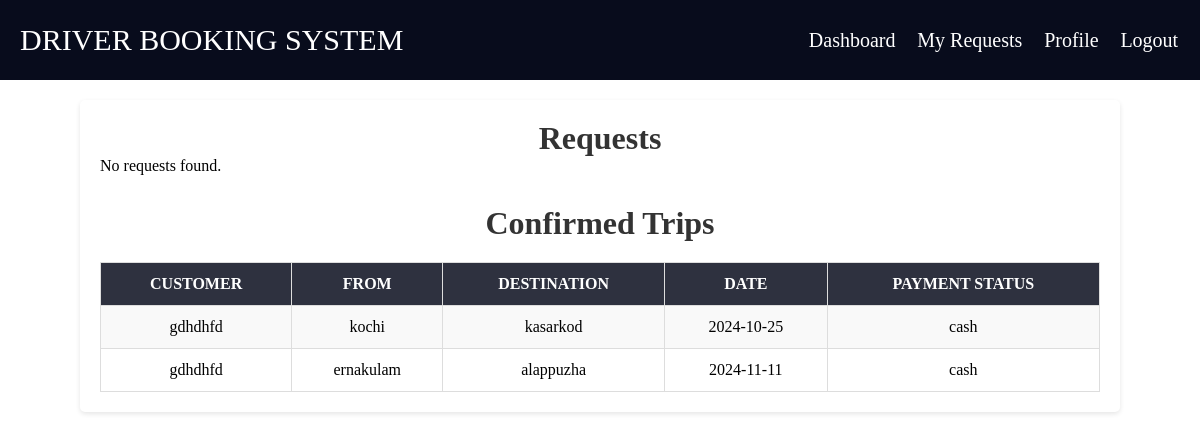
The app's page /DRIVER_HIRING_SYSTEM/managebookings.php (signed in), older data.
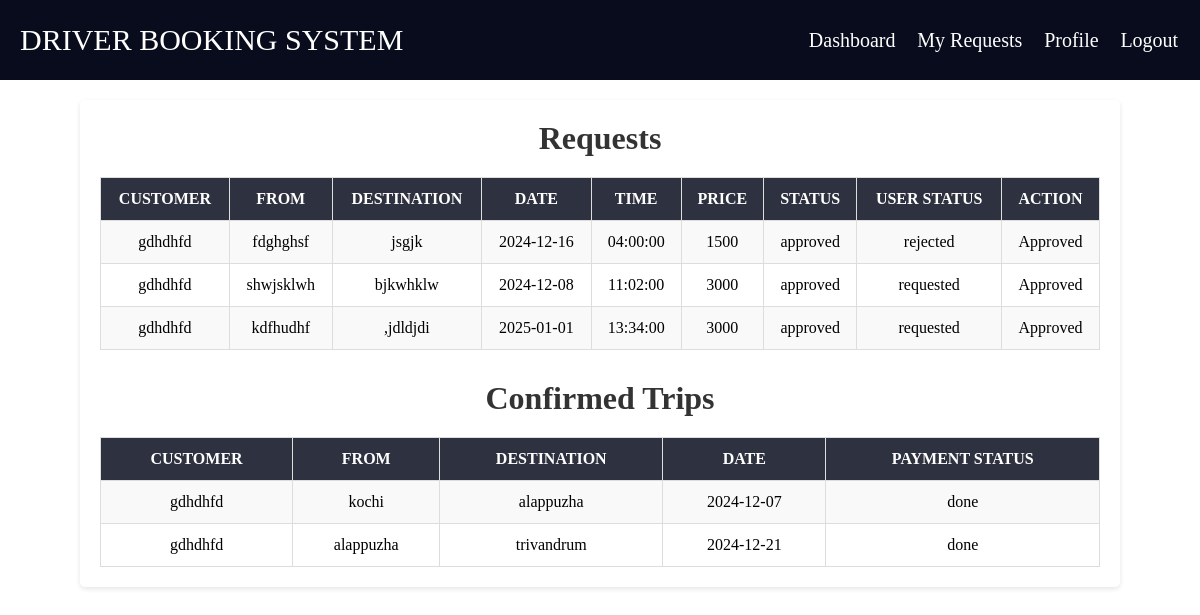
The same page, newer data.
### tables this page shows
CREATE TABLE `bookings` (
  `booking_id` int(11) NOT NULL,
  `user_id` int(11) NOT NULL,
  `driver_id` int(11) NOT NULL,
  `from_place` varchar(255) NOT NULL,
  `destination` varchar(255) NOT NULL,
  `booking_date` date NOT NULL,
  `created_at` timestamp NOT NULL DEFAULT current_timestamp(),
  `payment_status` enum('cash','done') NOT NULL
);

CREATE TABLE `users` (
  `username` varchar(50) NOT NULL,
  `phno` varchar(22) NOT NULL,
  `email` varchar(40) NOT NULL,
  `pwd` varchar(30) NOT NULL,
  `user_type` varchar(25) NOT NULL,
  `user_id` int(10) NOT NULL,
  `district` varchar(50) NOT NULL
);

CREATE TABLE `requests` (
  `request_id` int(11) NOT NULL,
  `user_id` int(11) DEFAULT NULL,
  `driver_id` int(11) DEFAULT NULL,
  `from_place` varchar(255) DEFAULT NULL,
  `destination` varchar(255) DEFAULT NULL,
  `booking_date` date DEFAULT NULL,
  `booking_time` time DEFAULT NULL,
  `price` int(11) DEFAULT 0,
  `status` enum('pending','approved','rejected') DEFAULT 'pending',
  `user_status` varchar(20) DEFAULT 'requested'
);

### DRIVER_HIRING_SYSTEM/managebookings.php (the view, shortened to what this page needs)
<?php
$driver_id = $_SESSION['driver_id'];
$conn = mysqli_connect("localhost", "root", "", "driver_booking_system");
$sql_requests = "
    SELECT r.request_id, r.from_place, r.destination, r.booking_date, r.booking_time, r.price, r.status, u.username, r.user_status
    FROM requests r
    JOIN users u ON r.user_id = u.user_id
    WHERE r.driver_id = '$driver_id'";
$result_requests = mysqli_query($conn, $sql_requests);
$sql_bookings = "
    SELECT b.booking_id, b.from_place, b.destination, b.booking_date, b.payment_status, u.username
    FROM bookings b
    JOIN users u ON b.user_id = u.user_id
    WHERE b.driver_id = '$driver_id'";
$result_bookings = mysqli_query($conn, $sql_bookings);
?>
<!DOCTYPE html>
<html>
<head>
    <link rel="stylesheet" href="managebooking.css">
</head>
<body>
<nav class="nanbar">
    <div class="navbar">
        <a class="hdng" href="">DRIVER BOOKING SYSTEM</a>
        <div class="link">
            <a href="staffdashboard.php">Dashboard</a>
            <a href="myrequests.php">My Requests</a>
            <a href="driverprofile.php">Profile</a>
            <a href="logout.php">Logout</a>
        </div>
    </div>
</nav>
<div class="container">
    <h1>Requests</h1>
    <?php if (mysqli_num_rows($result_requests) > 0): ?>
        <table>
            <tr>
                <th>Customer</th>
                <th>From</th>
                <th>Destination</th>
                <th>Date</th>
                <th>Time</th>
                <th>Price</th>
                <th>Status</th>
                <th>User Status</th>
                <th>Action</th>
            </tr>
            <?php while ($row = mysqli_fetch_assoc($result_requests)): ?>
                <tr>
                    <td><?php echo htmlspecialchars($row['username']); ?></td>
                    <td><?php echo htmlspecialchars($row['from_place']); ?></td>
                    <td><?php echo htmlspecialchars($row['destination']); ?></td>
                    <td><?php echo htmlspecialchars($row['booking_date']); ?></td>
                    <td><?php echo htmlspecialchars($row['booking_time']); ?></td>
                    <td><?php echo htmlspecialchars($row['price'] ?: 'Not Set'); ?></td>
                    <td><?php echo htmlspecialchars($row['status']); ?></td>
                    <td><?php echo htmlspecialchars($row['user_status']); ?></td>
                    <td>
                        <?php if ($row['status'] == 'pending'): ?>
                            <form method="POST" style="display: inline-block;">
                                <input type="hidden" name="request_id" value="<?php echo htmlspecialchars($row['request_id']); ?>">
                                <input type="text" name="price" placeholder="Set Price" required>
                                <button type="submit" name="accept_request">Accept</button>
                            </form>
                            <form method="POST" style="display: inline-block;">
                                <input type="hidden" name="request_id" value="<?php echo htmlspecialchars($row['request_id']); ?>">
                                <button type="submit" name="reject_request" onclick="return confirm('Are you sure you want to reject this request?');">Reject</button>
                            </form>
                        <?php else: ?>
                            <p><?php echo ucfirst($row['status']); ?></p>
                        <?php endif; ?>
                    </td>
                </tr>
            <?php endwhile; ?>
        </table>
    <?php else: ?>
        <p>No requests found.</p>
    <?php endif; ?>
    <h1 class="hng">Confirmed Trips</h1>
    <?php if (mysqli_num_rows($result_bookings) > 0): ?>
        <table>
            <tr>
                <th>Customer</th>
                <th>From</th>
                <th>Destination</th>
                <th>Date</th>
                <th>Payment Status</th>
            </tr>
            <?php while ($row = mysqli_fetch_assoc($result_bookings)): ?>
                <tr>
                    <td><?php echo htmlspecialchars($row['username']); ?></td>
                    <td><?php echo htmlspecialchars($row['from_place']); ?></td>
                    <td><?php echo htmlspecialchars($row['destination']); ?></td>
                    <td><?php echo htmlspecialchars($row['booking_date']); ?></td>
                    <td><?php echo htmlspecialchars($row['payment_status']); ?></td>
                </tr>
            <?php endwhile; ?>
        </table>
    <?php else: ?>
        <p>No confirmed trips found.</p>
    <?php endif; ?>
</div>
</body>
</html>

### DRIVER_HIRING_SYSTEM/managebooking.css (style rules this page uses)
* { margin: 0; padding: 0; }
.nanbar { width: 100%; height: 80px; background-color:rgba(1, 4, 21, 0.821); display: flex; justify-content: center; align-items: center; }
.navbar { width: 100%; height: 80px; display: flex; justify-content: space-between; align-items: center; padding-left: 20px; background-color: rgba(1, 4, 21, 0.821); }
.hdng { font-size: 30px; color: white; }
.link { width: 35%; height: 80px; display: flex; justify-content: space-evenly; align-items: center; padding-left: 35px; }
.hng { margin-top: 30px; }
.link a { text-decoration: none; font-family: bold; color: rgb(255, 255, 255); }
a { text-decoration: none; font-family: bold; color: rgb(255, 255, 255); font-size: 20px; }
.container { max-width: 1000px; margin: 20px auto; padding: 20px; background-color: #fff; border-radius: 5px; box-shadow: 0 2px 5px rgba(0, 0, 0, 0.1); }
h1 { text-align: center; color: #333; }
table { width: 100%; border-collapse: collapse; margin-top: 20px; font-size: 16px; }
table, th, td { border: 1px solid #ddd; }
th, td { padding: 12px; text-align: center; }
th { background-color: rgba(1, 4, 21, 0.821); color: white; text-transform: uppercase; }
tr:nth-child(even) { background-color: #f9f9f9; }

Row changes from the older to the newer data that the page shows:
removed bookings: user.username "gdhdhfd", from_place "kochi", destination "kasarkod", booking_date "2024-10-25", payment_status "cash"
no longer on this page (row edited): bookings: user.username "gdhdhfd", from_place "ernakulam", destination "alappuzha", booking_date "2024-11-11", payment_status "cash"
added requests: user.username "gdhdhfd", from_place "fdghghsf", destination "jsgjk", booking_date "2024-12-16", booking_time "04:00:00", price "1500", status "approved", user_status "rejected", status "Approved"
added requests: user.username "gdhdhfd", from_place "shwjsklwh", destination "bjkwhklw", booking_date "2024-12-08", booking_time "11:02:00", price "3000", status "approved", user_status "requested", status "Approved"
added requests: user.username "gdhdhfd", from_place "kdfhudhf", destination ",jdldjdi", booking_date "2025-01-01", booking_time "13:34:00", price "3000", status "approved", user_status "requested", status "Approved"
now on this page (row edited): bookings: user.username "gdhdhfd", from_place "kochi", destination "alappuzha", booking_date "2024-12-07", payment_status "done"
added bookings: user.username "gdhdhfd", from_place "alappuzha", destination "trivandrum", booking_date "2024-12-21", payment_status "done"
Text that changed along with them:
text no longer shown: "No requests found."
text now shown: "CUSTOMER FROM DESTINATION DATE TIME PRICE STATUS USER STATUS ACTION"
